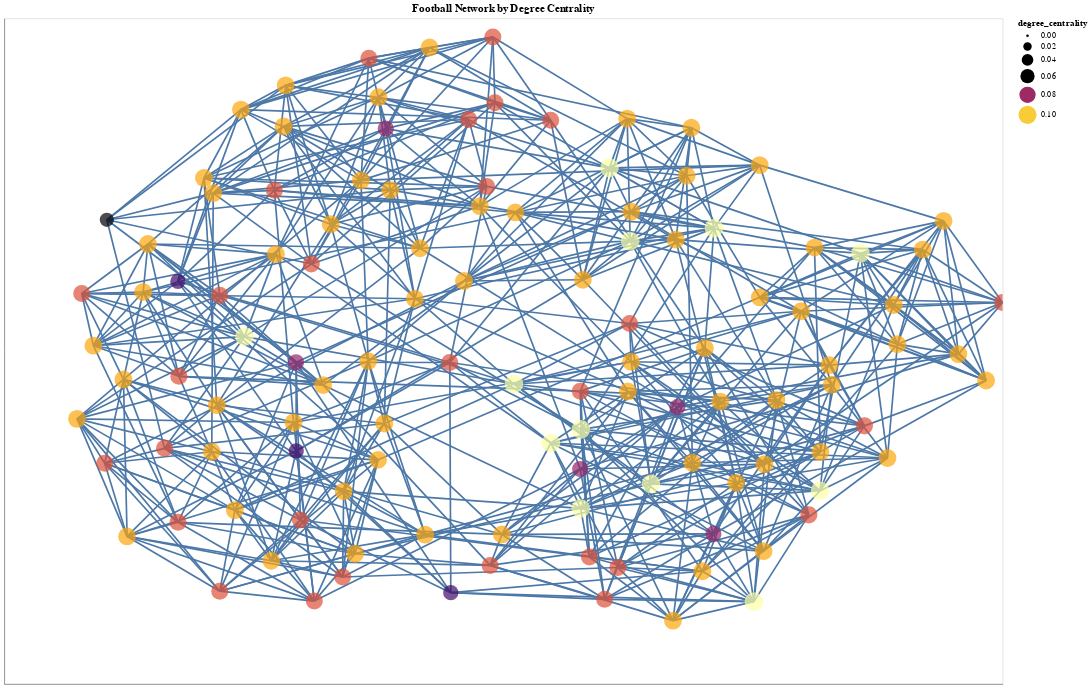

Notebook code for this chart:
### Code cell
# ensure nx_altair / altair are available (install if necessary)
%pip install -q nx_altair altair
import altair as alt
import nx_altair as nxa

# build a degree dictionary (previously 'd' was an int from an earlier loop)
d = dict(G.degree())

for n in G.nodes():
    G.nodes[n]['name'] = n
    G.nodes[n]['degree'] = d[n]
    # use .loc since metric_main_df is indexed by team name
    G.nodes[n]['degree_centrality'] = metric_main_df.loc[n, 'Degree Centrality']
    G.nodes[n]['closeness_centrality'] = metric_main_df.loc[n, 'Closeness Centrality']
    G.nodes[n]['betweenness_centrality'] = metric_main_df.loc[n, 'Betweenness Centrality']
    G.nodes[n]['eigenvector_centrality'] = metric_main_df.loc[n, 'Eigenvector Centrality']
    G.nodes[n]['pagerank'] = metric_main_df.loc[n, 'PageRank']
    G.nodes[n]['hubs'] = metric_main_df.loc[n, 'Hubs']
    G.nodes[n]['authorities'] = metric_main_df.loc[n, 'Authorities']
    
    
pos = nx.kamada_kawai_layout(G)

edges_layer = nxa.draw_networkx_edges(G, pos=pos)  # get the edge layer
nodes_layer = nxa.draw_networkx_nodes(G, pos=pos)  # get the node layer

fig, ax = plt.subplots(figsize=(16, 12))
ax = sns.barplot(
    x='Degree Centrality',
    y='Team',
    data=metric_main_df.sort_values(by='Degree Centrality', ascending=False)['Degree Centrality']
         .reset_index()
         .rename(columns={'index': 'Team'})[:15],
    palette='rocket_r'
)
ax.set(title="Top 15 teams based on Degree Centrality")
plt.show()

nodes_layer = nodes_layer.mark_circle().encode(
        color=alt.Color('degree_centrality:Q', scale=alt.Scale(scheme='inferno')), 
        size=alt.Size('degree_centrality:Q', scale=alt.Scale(range=[10,500])),
        tooltip=[alt.Tooltip('name:N'), alt.Tooltip('degree:Q')]
        ).interactive()
edges_layer = edges_layer.mark_line().encode()

(edges_layer + nodes_layer).properties(width=1200, height=800, title='Football Network by Degree Centrality')

### Figure 1 — Vega-Lite specification as saved in the notebook (floating-point values rounded to 4 significant figures; data arrays with more than 128 entries replaced by an {"elided": "..."} marker saying what was removed)
{"config": {"view": {"continuousWidth": 300, "continuousHeight": 300}}, "layer": [{"data": {"name": "data-2082637678b320152a3a7e46437aa031"}, "mark": {"type": "line"}, "encoding": {"detail": {"field": "edge", "type": "quantitative"}, "x": {"axis": {"grid": false, "labels": false, "ticks": false, "title": ""}, "field": "x", "type": "quantitative"}, "y": {"axis": {"grid": false, "labels": false, "ticks": false, "title": ""}, "field": "y", "type": "quantitative"}}}, {"data": {"name": "data-2080dd2ae9060fe254936e017a30b9e3"}, "mark": {"type": "circle"}, "encoding": {"color": {"field": "degree_centrality", "scale": {"scheme": "inferno"}, "type": "quantitative"}, "size": {"field": "degree_centrality", "scale": {"range": [10, 500]}, "type": "quantitative"}, "tooltip": [{"field": "name", "type": "nominal"}, {"field": "degree", "type": "quantitative"}], "x": {"axis": {"grid": false, "labels": false, "ticks": false}, "field": "x", "type": "quantitative"}, "y": {"axis": {"grid": false, "labels": false, "ticks": false}, "field": "y", "type": "quantitative"}}, "name": "view_77801d84cdf11020_1"}], "height": 800, "params": [{"name": "param_1e9efca18e7a2868", "select": {"type": "interval", "encodings": ["x", "y"]}, "bind": "scales", "views": ["view_77801d84cdf11020_1"]}], "title": "Football Network by Degree Centrality", "width": 1200, "$schema": "https://vega.github.io/schema/vega-lite/v6.1.0.json", "datasets": {"data-2082637678b320152a3a7e46437aa031": {"elided": "1226 records"}, "data-2080dd2ae9060fe254936e017a30b9e3": [{"degree": 12, "name": "BrighamYoung", "degree_centrality": 0.1053, "betweenness_centrality": 0.03249, "authorities": 0.01009, "pagerank": 0.009588, "y": -0.09886, "x": 0.02114, "eigenvector_centrality": 0.1065, "hubs": 0.01009, "closeness_centrality": 0.4238, "value": 7}, {"degree": 12, "name": "FloridaState", "degree_centrality": 0.1053, "betweenness_centrality": 0.01762, "authorities": 0.009132, "pagerank": 0.009641, "y": 0.04338, "x": -0.5185, "eigenvector_centrality": 0.09639, "hubs": 0.009132, "closeness_centrality": 0.413, "value": 0}, {"degree": 12, "name": "Iowa", "degree_centrality": 0.1053, "betweenness_centrality": 0.01312, "authorities": 0.01102, "pagerank": 0.009509, "y": 0.3695, "x": 0.4219, "eigenvector_centrality": 0.1163, "hubs": 0.01102, "closeness_centrality": 0.4071, "value": 2}, {"degree": 12, "name": "KansasState", "degree_centrality": 0.1053, "betweenness_centrality": 0.02307, "authorities": 0.01007, "pagerank": 0.009617, "y": -0.2353, "x": 0.1554, "eigenvector_centrality": 0.1062, "hubs": 0.01007, "closeness_centrality": 0.4207, "value": 3}, {"degree": 11, "name": "NewMexico", "degree_centrality": 0.09649, "betweenness_centrality": 0.01066, "authorities": 0.009589, "pagerank": 0.008887, "y": -0.3398, "x": 0.523, "eigenvector_centrality": 0.1012, "hubs": 0.009589, "closeness_centrality": 0.4028, "value": 7}, {"degree": 12, "name": "TexasTech", "degree_centrality": 0.1053, "betweenness_centrality": 0.01066, "authorities": 0.009692, "pagerank": 0.009677, "y": -0.7527, "x": 0.5019, "eigenvector_centrality": 0.1023, "hubs": 0.009692, "closeness_centrality": 0.3838, "value": 3}, {"degree": 12, "name": "PennState", "degree_centrality": 0.1053, "betweenness_centrality": 0.01968, "authorities": 0.01069, "pagerank": 0.009548, "y": 0.5506, "x": 0.2126, "eigenvector_centrality": 0.1129, "hubs": 0.01069, "closeness_centrality": 0.4254, "value": 2}, {"degree": 12, "name": "SouthernCalifornia", "degree_centrality": 0.1053, "betweenness_centrality": 0.01456, "authorities": 0.01144, "pagerank": 0.009491, "y": 0.2935, "x": 0.7154, "eigenvector_centrality": 0.1207, "hubs": 0.01144, "closeness_centrality": 0.4014, "value": 8}, {"degree": 11, "name": "ArizonaState", "degree_centrality": 0.09649, "betweenness_centrality": 0.005009, "authorities": 0.01022, "pagerank": 0.008844, "y": -0.08838, "x": 0.967, "eigenvector_centrality": 0.1078, "hubs": 0.01022, "closeness_centrality": 0.3608, "value": 8}, {"degree": 11, "name": "SanDiegoState", "degree_centrality": 0.09649, "betweenness_centrality": 0.01183, "authorities": 0.0101, "pagerank": 0.008836, "y": 0.1197, "x": 0.5964, "eigenvector_centrality": 0.1065, "hubs": 0.0101, "closeness_centrality": 0.3972, "value": 7}, {"degree": 10, "name": "Baylor", "degree_centrality": 0.08772, "betweenness_centrality": 0.006908, "authorities": 0.008553, "pagerank": 0.008212, "y": -0.4921, "x": 0.612, "eigenvector_centrality": 0.09026, "hubs": 0.008553, "closeness_centrality": 0.3813, "value": 3}, {"degree": 10, "name": "NorthTexas", "degree_centrality": 0.08772, "betweenness_centrality": 0.0114, "authorities": 0.007569, "pagerank": 0.008345, "y": -0.7459, "x": 0.2028, "eigenvector_centrality": 0.07987, "hubs": 0.007569, "closeness_centrality": 0.4028, "value": 10}, {"degree": 10, "name": "NorthernIllinois", "degree_centrality": 0.08772, "betweenness_centrality": 0.01014, "authorities": 0.006738, "pagerank": 0.008382, "y": 0.4831, "x": -0.4587, "eigenvector_centrality": 0.07111, "hubs": 0.006738, "closeness_centrality": 0.3904, "value": 6}, {"degree": 11, "name": "Northwestern", "degree_centrality": 0.09649, "betweenness_centrality": 0.01729, "authorities": 0.01004, "pagerank": 0.008828, "y": 0.4166, "x": 0.0239, "eigenvector_centrality": 0.106, "hubs": 0.01004, "closeness_centrality": 0.4207, "value": 2}, {"degree": 10, "name": "WesternMichigan", "degree_centrality": 0.08772, "betweenness_centrality": 0.007074, "authorities": 0.007261, "pagerank": 0.008323, "y": 0.746, "x": -0.01687, "eigenvector_centrality": 0.07663, "hubs": 0.007261, "closeness_centrality": 0.3851, "value": 6}, {"degree": 12, "name": "Wisconsin", "degree_centrality": 0.1053, "betweenness_centrality": 0.0209, "authorities": 0.01102, "pagerank": 0.00951, "y": 0.3303, "x": 0.254, "eigenvector_centrality": 0.1163, "hubs": 0.01102, "closeness_centrality": 0.4238, "value": 2}, {"degree": 11, "name": "Wyoming", "degree_centrality": 0.09649, "betweenness_centrality": 0.02221, "authorities": 0.009836, "pagerank": 0.008848, "y": -0.03191, "x": 0.2559, "eigenvector_centrality": 0.1038, "hubs": 0.009836, "closeness_centrality": 0.4238, "value": 7}, {"degree": 11, "name": "Auburn", "degree_centrality": 0.09649, "betweenness_centrality": 0.0166, "authorities": 0.00775, "pagerank": 0.009018, "y": -0.2146, "x": -0.4202, "eigenvector_centrality": 0.08179, "hubs": 0.00775, "closeness_centrality": 0.4116, "value": 9}, {"degree": 11, "name": "Akron", "degree_centrality": 0.09649, "betweenness_centrality": 0.008493, "authorities": 0.007118, "pagerank": 0.009132, "y": 0.7257, "x": -0.5257, "eigenvector_centrality": 0.07512, "hubs": 0.007118, "closeness_centrality": 0.38, "value": 6}, {"degree": 11, "name": "VirginiaTech", "degree_centrality": 0.09649, "betweenness_centrality": 0.009759, "authorities": 0.00791, "pagerank": 0.009006, "y": 0.5202, "x": -0.5997, "eigenvector_centrality": 0.08348, "hubs": 0.00791, "closeness_centrality": 0.3904, "value": 1}, {"degree": 11, "name": "Alabama", "degree_centrality": 0.09649, "betweenness_centrality": 0.02305, "authorities": 0.007695, "pagerank": 0.00903, "y": -0.3266, "x": -0.251, "eigenvector_centrality": 0.08122, "hubs": 0.007695, "closeness_centrality": 0.4028, "value": 9}, {"degree": 11, "name": "UCLA", "degree_centrality": 0.09649, "betweenness_centrality": 0.02213, "authorities": 0.01042, "pagerank": 0.008813, "y": 0.1615, "x": 0.5137, "eigenvector_centrality": 0.11, "hubs": 0.01042, "closeness_centrality": 0.3972, "value": 8}, {"degree": 11, "name": "Arizona", "degree_centrality": 0.09649, "betweenness_centrality": 0.006733, "authorities": 0.01046, "pagerank": 0.008813, "y": 0.3912, "x": 0.8819, "eigenvector_centrality": 0.1103, "hubs": 0.01046, "closeness_centrality": 0.3677, "value": 8}, {"degree": 11, "name": "Utah", "degree_centrality": 0.09649, "betweenness_centrality": 0.007589, "authorities": 0.009901, "pagerank": 0.008861, "y": -0.04197, "x": 0.6531, "eigenvector_centrality": 0.1045, "hubs": 0.009901, "closeness_centrality": 0.3851, "value": 7}, {"degree": 10, "name": "ArkansasState", "degree_centrality": 0.08772, "betweenness_centrality": 0.0207, "authorities": 0.007611, "pagerank": 0.008311, "y": -0.6439, "x": -0.02655, "eigenvector_centrality": 0.08032, "hubs": 0.007611, "closeness_centrality": 0.4238, "value": 10}, {"degree": 11, "name": "NorthCarolinaState", "degree_centrality": 0.09649, "betweenness_centrality": 0.01778, "authorities": 0.008848, "pagerank": 0.008909, "y": -0.102, "x": -0.361, "eigenvector_centrality": 0.09338, "hubs": 0.008848, "closeness_centrality": 0.413, "value": 0}, {"degree": 10, "name": "BallState", "degree_centrality": 0.08772, "betweenness_centrality": 0.017, "authorities": 0.006719, "pagerank": 0.008392, "y": 0.2619, "x": -0.3847, "eigenvector_centrality": 0.07092, "hubs": 0.006719, "closeness_centrality": 0.3986, "value": 6}, {"degree": 11, "name": "Florida", "degree_centrality": 0.09649, "betweenness_centrality": 0.01066, "authorities": 0.007534, "pagerank": 0.009035, "y": -0.2036, "x": -0.854, "eigenvector_centrality": 0.07951, "hubs": 0.007534, "closeness_centrality": 0.3826, "value": 9}, {"degree": 9, "name": "BoiseState", "degree_centrality": 0.07895, "betweenness_centrality": 0.01817, "authorities": 0.006644, "pagerank": 0.007636, "y": -0.3542, "x": 0.1538, "eigenvector_centrality": 0.07011, "hubs": 0.006644, "closeness_centrality": 0.4086, "value": 11}, {"degree": 11, "name": "BostonCollege", "degree_centrality": 0.09649, "betweenness_centrality": 0.009029, "authorities": 0.008126, "pagerank": 0.008999, "y": 0.4843, "x": -0.2266, "eigenvector_centrality": 0.08576, "hubs": 0.008126, "closeness_centrality": 0.4, "value": 1}, {"degree": 11, "name": "WestVirginia", "degree_centrality": 0.09649, "betweenness_centrality": 0.01509, "authorities": 0.008295, "pagerank": 0.00896, "y": 0.3089, "x": -0.167, "eigenvector_centrality": 0.08755, "hubs": 0.008295, "closeness_centrality": 0.4101, "value": 1}, {"degree": 11, "name": "BowlingGreenState", "degree_centrality": 0.09649, "betweenness_centrality": 0.008418, "authorities": 0.007822, "pagerank": 0.009018, "y": 0.9123, "x": -0.1479, "eigenvector_centrality": 0.08255, "hubs": 0.007822, "closeness_centrality": 0.3787, "value": 6}, {"degree": 11, "name": "Michigan", "degree_centrality": 0.09649, "betweenness_centrality": 0.01488, "authorities": 0.01035, "pagerank": 0.0088, "y": 0.5269, "x": 0.3671, "eigenvector_centrality": 0.1092, "hubs": 0.01035, "closeness_centrality": 0.4101, "value": 2}, {"degree": 10, "name": "Virginia", "degree_centrality": 0.08772, "betweenness_centrality": 0.007354, "authorities": 0.007899, "pagerank": 0.008215, "y": 0.1677, "x": -0.568, "eigenvector_centrality": 0.08337, "hubs": 0.007899, "closeness_centrality": 0.3878, "value": 0}, {"degree": 11, "name": "Buffalo", "degree_centrality": 0.09649, "betweenness_centrality": 0.008026, "authorities": 0.007278, "pagerank": 0.009101, "y": 0.7986, "x": -0.4361, "eigenvector_centrality": 0.07682, "hubs": 0.007278, "closeness_centrality": 0.3762, "value": 6}, {"degree": 11, "name": "Syracuse", "degree_centrality": 0.09649, "betweenness_centrality": 0.01548, "authorities": 0.008382, "pagerank": 0.00894, "y": 0.3813, "x": -0.3458, "eigenvector_centrality": 0.08846, "hubs": 0.008382, "closeness_centrality": 0.3972, "value": 1}, {"degree": 8, "name": "CentralFlorida", "degree_centrality": 0.07018, "betweenness_centrality": 0.01321, "authorities": 0.00532, "pagerank": 0.006976, "y": 0.2096, "x": -0.652, "eigenvector_centrality": 0.05614, "hubs": 0.00532, "closeness_centrality": 0.4014, "value": 5}, {"degree": 11, "name": "GeorgiaTech", "degree_centrality": 0.09649, "betweenness_centrality": 0.009131, "authorities": 0.008152, "pagerank": 0.008981, "y": 0.01623, "x": -0.8212, "eigenvector_centrality": 0.08603, "hubs": 0.008152, "closeness_centrality": 0.3945, "value": 0}, {"degree": 11, "name": "CentralMichigan", "degree_centrality": 0.09649, "betweenness_centrality": 0.02519, "authorities": 0.007627, "pagerank": 0.009069, "y": 0.4356, "x": -0.04704, "eigenvector_centrality": 0.08049, "hubs": 0.007627, "closeness_centrality": 0.4043, "value": 6}, {"degree": 11, "name": "Purdue", "degree_centrality": 0.09649, "betweenness_centrality": 0.0107, "authorities": 0.009891, "pagerank": 0.008838, "y": 0.6986, "x": 0.248, "eigenvector_centrality": 0.1044, "hubs": 0.009891, "closeness_centrality": 0.4071, "value": 2}, {"degree": 11, "name": "Colorado", "degree_centrality": 0.09649, "betweenness_centrality": 0.01398, "authorities": 0.009758, "pagerank": 0.00887, "y": -0.3028, "x": 0.6351, "eigenvector_centrality": 0.103, "hubs": 0.009758, "closeness_centrality": 0.3986, "value": 3}, {"degree": 10, "name": "ColoradoState", "degree_centrality": 0.08772, "betweenness_centrality": 0.006439, "authorities": 0.009395, "pagerank": 0.008127, "y": -0.2247, "x": 0.7234, "eigenvector_centrality": 0.09914, "hubs": 0.009395, "closeness_centrality": 0.3958, "value": 7}, {"degree": 7, "name": "Connecticut", "degree_centrality": 0.0614, "betweenness_centrality": 0.00779, "authorities": 0.004577, "pagerank": 0.006269, "y": 0.3946, "x": -0.7943, "eigenvector_centrality": 0.04831, "hubs": 0.004577, "closeness_centrality": 0.3701, "value": 5}, {"degree": 11, "name": "EasternMichigan", "degree_centrality": 0.09649, "betweenness_centrality": 0.0136, "authorities": 0.007065, "pagerank": 0.009144, "y": 0.4748, "x": -0.5812, "eigenvector_centrality": 0.07457, "hubs": 0.007065, "closeness_centrality": 0.3958, "value": 6}, {"degree": 11, "name": "EastCarolina", "degree_centrality": 0.09649, "betweenness_centrality": 0.01437, "authorities": 0.008148, "pagerank": 0.008973, "y": -0.1626, "x": -0.5741, "eigenvector_centrality": 0.08599, "hubs": 0.008148, "closeness_centrality": 0.4, "value": 4}, {"degree": 11, "name": "Duke", "degree_centrality": 0.09649, "betweenness_centrality": 0.01144, "authorities": 0.008579, "pagerank": 0.008918, "y": 0.1776, "x": -0.7216, "eigenvector_centrality": 0.09054, "hubs": 0.008579, "closeness_centrality": 0.3972, "value": 0}, {"degree": 11, "name": "FresnoState", "degree_centrality": 0.09649, "betweenness_centrality": 0.01035, "authorities": 0.01133, "pagerank": 0.00874, "y": -0.101, "x": 0.6578, "eigenvector_centrality": 0.1196, "hubs": 0.01133, "closeness_centrality": 0.3931, "value": 11}, {"degree": 11, "name": "OhioState", "degree_centrality": 0.09649, "betweenness_centrality": 0.0151, "authorities": 0.01043, "pagerank": 0.008795, "y": 0.5587, "x": 0.5134, "eigenvector_centrality": 0.1101, "hubs": 0.01043, "closeness_centrality": 0.4057, "value": 2}, {"degree": 11, "name": "Houston", "degree_centrality": 0.09649, "betweenness_centrality": 0.01779, "authorities": 0.008766, "pagerank": 0.008932, "y": -0.5513, "x": -0.1567, "eigenvector_centrality": 0.09251, "hubs": 0.008766, "closeness_centrality": 0.4101, "value": 4}, {"degree": 11, "name": "Rice", "degree_centrality": 0.09649, "betweenness_centrality": 0.009785, "authorities": 0.01111, "pagerank": 0.008755, "y": -0.3354, "x": 0.3787, "eigenvector_centrality": 0.1172, "hubs": 0.01111, "closeness_centrality": 0.4043, "value": 11}, {"degree": 9, "name": "Idaho", "degree_centrality": 0.07895, "betweenness_centrality": 0.01437, "authorities": 0.007045, "pagerank": 0.0076, "y": -0.1684, "x": 0.3486, "eigenvector_centrality": 0.07434, "hubs": 0.007045, "closeness_centrality": 0.3986, "value": 10}, {"degree": 11, "name": "Washington", "degree_centrality": 0.09649, "betweenness_centrality": 0.0149, "authorities": 0.00988, "pagerank": 0.008873, "y": 0.3111, "x": 0.6232, "eigenvector_centrality": 0.1042, "hubs": 0.00988, "closeness_centrality": 0.3945, "value": 8}, {"degree": 10, "name": "Kansas", "degree_centrality": 0.08772, "betweenness_centrality": 0.009851, "authorities": 0.0088, "pagerank": 0.008184, "y": -0.6186, "x": 0.1724, "eigenvector_centrality": 0.09286, "hubs": 0.0088, "closeness_centrality": 0.3972, "value": 3}, {"degree": 12, "name": "SouthernMethodist", "degree_centrality": 0.1053, "betweenness_centrality": 0.01656, "authorities": 0.01162, "pagerank": 0.009472, "y": -0.4728, "x": 0.1548, "eigenvector_centrality": 0.1226, "hubs": 0.01162, "closeness_centrality": 0.4116, "value": 11}, {"degree": 10, "name": "Kent", "degree_centrality": 0.08772, "betweenness_centrality": 0.003906, "authorities": 0.007204, "pagerank": 0.008302, "y": 0.9438, "x": -0.02101, "eigenvector_centrality": 0.07603, "hubs": 0.007204, "closeness_centrality": 0.3738, "value": 6}, {"degree": 11, "name": "Pittsburgh", "degree_centrality": 0.09649, "betweenness_centrality": 0.01173, "authorities": 0.008411, "pagerank": 0.008941, "y": 0.7629, "x": -0.2502, "eigenvector_centrality": 0.08877, "hubs": 0.008411, "closeness_centrality": 0.3931, "value": 1}, {"degree": 10, "name": "Kentucky", "degree_centrality": 0.08772, "betweenness_centrality": 0.00954, "authorities": 0.007159, "pagerank": 0.008289, "y": -0.3369, "x": -0.7985, "eigenvector_centrality": 0.07555, "hubs": 0.007159, "closeness_centrality": 0.3813, "value": 9}, {"degree": 10, "name": "Louisville", "degree_centrality": 0.08772, "betweenness_centrality": 0.01038, "authorities": 0.007164, "pagerank": 0.008331, "y": -0.2922, "x": -0.6788, "eigenvector_centrality": 0.07561, "hubs": 0.007164, "closeness_centrality": 0.3972, "value": 4}, {"degree": 10, "name": "LouisianaTech", "degree_centrality": 0.08772, "betweenness_centrality": 0.02882, "authorities": 0.0075, "pagerank": 0.008371, "y": -0.03414, "x": -0.1073, "eigenvector_centrality": 0.07915, "hubs": 0.0075, "closeness_centrality": 0.4368, "value": 11}, {"degree": 8, "name": "LouisianaMonroe", "degree_centrality": 0.07018, "betweenness_centrality": 0.01087, "authorities": 0.005171, "pagerank": 0.007029, "y": -0.3, "x": -0.4149, "eigenvector_centrality": 0.05457, "hubs": 0.005171, "closeness_centrality": 0.3972, "value": 10}, {"degree": 11, "name": "Minnesota", "degree_centrality": 0.09649, "betweenness_centrality": 0.0152, "authorities": 0.00966, "pagerank": 0.008888, "y": 0.2143, "x": 0.1593, "eigenvector_centrality": 0.1019, "hubs": 0.00966, "closeness_centrality": 0.4116, "value": 2}, {"degree": 11, "name": "MiamiOhio", "degree_centrality": 0.09649, "betweenness_centrality": 0.02076, "authorities": 0.007829, "pagerank": 0.009014, "y": 0.5131, "x": -0.2853, "eigenvector_centrality": 0.08263, "hubs": 0.007829, "closeness_centrality": 0.4043, "value": 6}, {"degree": 11, "name": "Vanderbilt", "degree_centrality": 0.09649, "betweenness_centrality": 0.0142, "authorities": 0.007819, "pagerank": 0.008985, "y": -0.085, "x": -0.761, "eigenvector_centrality": 0.08253, "hubs": 0.007819, "closeness_centrality": 0.3918, "value": 9}, {"degree": 9, "name": "MiddleTennesseeState", "degree_centrality": 0.07895, "betweenness_centrality": 0.01829, "authorities": 0.005876, "pagerank": 0.007749, "y": -0.03352, "x": -0.4153, "eigenvector_centrality": 0.06202, "hubs": 0.005876, "closeness_centrality": 0.4191, "value": 10}, {"degree": 11, "name": "Illinois", "degree_centrality": 0.09649, "betweenness_centrality": 0.02037, "authorities": 0.01009, "pagerank": 0.008842, "y": 0.4192, "x": 0.2564, "eigenvector_centrality": 0.1065, "hubs": 0.01009, "closeness_centrality": 0.4176, "value": 2}, {"degree": 11, "name": "MississippiState", "degree_centrality": 0.09649, "betweenness_centrality": 0.0101, "authorities": 0.007714, "pagerank": 0.009021, "y": -0.4778, "x": -0.5379, "eigenvector_centrality": 0.08142, "hubs": 0.007714, "closeness_centrality": 0.3958, "value": 9}, {"degree": 11, "name": "Memphis", "degree_centrality": 0.09649, "betweenness_centrality": 0.0107, "authorities": 0.007809, "pagerank": 0.009034, "y": -0.6299, "x": -0.4649, "eigenvector_centrality": 0.08241, "hubs": 0.007809, "closeness_centrality": 0.4014, "value": 4}, {"degree": 12, "name": "Nevada", "degree_centrality": 0.1053, "betweenness_centrality": 0.01181, "authorities": 0.0121, "pagerank": 0.009438, "y": -0.4194, "x": 0.6344, "eigenvector_centrality": 0.1277, "hubs": 0.0121, "closeness_centrality": 0.4014, "value": 11}, {"degree": 11, "name": "Oregon", "degree_centrality": 0.09649, "betweenness_centrality": 0.01076, "authorities": 0.01044, "pagerank": 0.008824, "y": 0.1386, "x": 0.7821, "eigenvector_centrality": 0.1102, "hubs": 0.01044, "closeness_centrality": 0.3918, "value": 8}, {"degree": 11, "name": "NewMexicoState", "degree_centrality": 0.09649, "betweenness_centrality": 0.02414, "authorities": 0.00846, "pagerank": 0.009007, "y": -0.5509, "x": -0.002929, "eigenvector_centrality": 0.08927, "hubs": 0.00846, "closeness_centrality": 0.4222, "value": 10}, {"degree": 11, "name": "SouthCarolina", "degree_centrality": 0.09649, "betweenness_centrality": 0.01519, "authorities": 0.007632, "pagerank": 0.009016, "y": -0.3024, "x": -0.5841, "eigenvector_centrality": 0.08055, "hubs": 0.007632, "closeness_centrality": 0.4043, "value": 9}, {"degree": 10, "name": "Ohio", "degree_centrality": 0.08772, "betweenness_centrality": 0.01257, "authorities": 0.007283, "pagerank": 0.008301, "y": 0.6936, "x": 0.09483, "eigenvector_centrality": 0.07686, "hubs": 0.007283, "closeness_centrality": 0.3918, "value": 6}, {"degree": 11, "name": "IowaState", "degree_centrality": 0.09649, "betweenness_centrality": 0.0163, "authorities": 0.009571, "pagerank": 0.008882, "y": 0.008722, "x": 0.4037, "eigenvector_centrality": 0.101, "hubs": 0.009571, "closeness_centrality": 0.4101, "value": 3}, {"degree": 11, "name": "SanJoseState", "degree_centrality": 0.09649, "betweenness_centrality": 0.008117, "authorities": 0.01136, "pagerank": 0.008737, "y": -0.3213, "x": 0.7695, "eigenvector_centrality": 0.1199, "hubs": 0.01136, "closeness_centrality": 0.3851, "value": 11}, {"degree": 11, "name": "Nebraska", "degree_centrality": 0.09649, "betweenness_centrality": 0.01017, "authorities": 0.00989, "pagerank": 0.008853, "y": -0.1472, "x": 0.5472, "eigenvector_centrality": 0.1044, "hubs": 0.00989, "closeness_centrality": 0.4, "value": 3}, {"degree": 10, "name": "SouthernMississippi", "degree_centrality": 0.08772, "betweenness_centrality": 0.01168, "authorities": 0.007361, "pagerank": 0.008287, "y": -0.6788, "x": -0.322, "eigenvector_centrality": 0.07768, "hubs": 0.007361, "closeness_centrality": 0.3972, "value": 4}, {"degree": 11, "name": "Tennessee", "degree_centrality": 0.09649, "betweenness_centrality": 0.005947, "authorities": 0.007323, "pagerank": 0.009069, "y": -0.5569, "x": -0.7537, "eigenvector_centrality": 0.07729, "hubs": 0.007323, "closeness_centrality": 0.3787, "value": 9}, {"degree": 11, "name": "Stanford", "degree_centrality": 0.09649, "betweenness_centrality": 0.0119, "authorities": 0.01043, "pagerank": 0.008816, "y": 0.02079, "x": 0.7893, "eigenvector_centrality": 0.1101, "hubs": 0.01043, "closeness_centrality": 0.3918, "value": 8}, {"degree": 11, "name": "WashingtonState", "degree_centrality": 0.09649, "betweenness_centrality": 0.005523, "authorities": 0.009885, "pagerank": 0.008883, "y": -0.008956, "x": 0.9115, "eigenvector_centrality": 0.1043, "hubs": 0.009885, "closeness_centrality": 0.3666, "value": 8}, {"degree": 11, "name": "Temple", "degree_centrality": 0.09649, "betweenness_centrality": 0.008171, "authorities": 0.008185, "pagerank": 0.008959, "y": 0.6751, "x": -0.4402, "eigenvector_centrality": 0.08639, "hubs": 0.008185, "closeness_centrality": 0.3918, "value": 1}, {"degree": 11, "name": "Navy", "degree_centrality": 0.09649, "betweenness_centrality": 0.02916, "authorities": 0.008567, "pagerank": 0.008949, "y": 0.1574, "x": -0.1773, "eigenvector_centrality": 0.09041, "hubs": 0.008567, "closeness_centrality": 0.4351, "value": 5}, {"degree": 11, "name": "TexasA&M", "degree_centrality": 0.09649, "betweenness_centrality": 0.01151, "authorities": 0.009791, "pagerank": 0.008861, "y": -0.3958, "x": 0.4664, "eigenvector_centrality": 0.1033, "hubs": 0.009791, "closeness_centrality": 0.4057, "value": 3}, {"degree": 11, "name": "NotreDame", "degree_centrality": 0.09649, "betweenness_centrality": 0.03353, "authorities": 0.009563, "pagerank": 0.008864, "y": 0.3351, "x": 0.3453, "eigenvector_centrality": 0.1009, "hubs": 0.009563, "closeness_centrality": 0.4222, "value": 5}, {"degree": 11, "name": "TexasElPaso", "degree_centrality": 0.09649, "betweenness_centrality": 0.006637, "authorities": 0.01104, "pagerank": 0.008764, "y": -0.601, "x": 0.5212, "eigenvector_centrality": 0.1165, "hubs": 0.01104, "closeness_centrality": 0.3945, "value": 11}, {"degree": 11, "name": "Oklahoma", "degree_centrality": 0.09649, "betweenness_centrality": 0.007433, "authorities": 0.00968, "pagerank": 0.008881, "y": -0.8099, "x": 0.3398, "eigenvector_centrality": 0.1021, "hubs": 0.00968, "closeness_centrality": 0.3851, "value": 3}, {"degree": 9, "name": "Toledo", "degree_centrality": 0.07895, "betweenness_centrality": 0.008034, "authorities": 0.00646, "pagerank": 0.007617, "y": 0.6686, "x": -0.2356, "eigenvector_centrality": 0.06817, "hubs": 0.00646, "closeness_centrality": 0.3931, "value": 6}, {"degree": 11, "name": "Tulane", "degree_centrality": 0.09649, "betweenness_centrality": 0.01238, "authorities": 0.00833, "pagerank": 0.008983, "y": -0.4213, "x": -0.3199, "eigenvector_centrality": 0.08791, "hubs": 0.00833, "closeness_centrality": 0.4101, "value": 4}, {"degree": 11, "name": "Mississippi", "degree_centrality": 0.09649, "betweenness_centrality": 0.0142, "authorities": 0.007942, "pagerank": 0.008995, "y": -0.6088, "x": -0.297, "eigenvector_centrality": 0.08382, "hubs": 0.007942, "closeness_centrality": 0.4086, "value": 9}, {"degree": 12, "name": "Tulsa", "degree_centrality": 0.1053, "betweenness_centrality": 0.02008, "authorities": 0.01149, "pagerank": 0.009495, "y": -0.2761, "x": 0.09517, "eigenvector_centrality": 0.1213, "hubs": 0.01149, "closeness_centrality": 0.4302, "value": 11}, {"degree": 11, "name": "NorthCarolina", "degree_centrality": 0.09649, "betweenness_centrality": 0.01716, "authorities": 0.008667, "pagerank": 0.008919, "y": 0.2914, "x": -0.4557, "eigenvector_centrality": 0.09147, "hubs": 0.008667, "closeness_centrality": 0.4043, "value": 0}, {"degree": 9, "name": "UtahState", "degree_centrality": 0.07895, "betweenness_centrality": 0.00862, "authorities": 0.007164, "pagerank": 0.007587, "y": -0.5493, "x": 0.4207, "eigenvector_centrality": 0.0756, "hubs": 0.007164, "closeness_centrality": 0.3918, "value": 5}, {"degree": 11, "name": "Army", "degree_centrality": 0.09649, "betweenness_centrality": 0.01654, "authorities": 0.008323, "pagerank": 0.008968, "y": -0.2174, "x": -0.2385, "eigenvector_centrality": 0.08784, "hubs": 0.008323, "closeness_centrality": 0.4161, "value": 4}, {"degree": 11, "name": "Cincinnati", "degree_centrality": 0.09649, "betweenness_centrality": 0.02384, "authorities": 0.00852, "pagerank": 0.008947, "y": -0.02995, "x": -0.2707, "eigenvector_centrality": 0.08992, "hubs": 0.00852, "closeness_centrality": 0.4238, "value": 4}, {"degree": 10, "name": "AirForce", "degree_centrality": 0.08772, "betweenness_centrality": 0.01395, "authorities": 0.008918, "pagerank": 0.008157, "y": 0.08285, "x": 0.253, "eigenvector_centrality": 0.0941, "hubs": 0.008918, "closeness_centrality": 0.4086, "value": 7}, {"degree": 10, "name": "Rutgers", "degree_centrality": 0.08772, "betweenness_centrality": 0.005317, "authorities": 0.007649, "pagerank": 0.008243, "y": 0.6961, "x": -0.06926, "eigenvector_centrality": 0.08073, "hubs": 0.007649, "closeness_centrality": 0.3918, "value": 1}, {"degree": 10, "name": "Georgia", "degree_centrality": 0.08772, "betweenness_centrality": 0.006927, "authorities": 0.007091, "pagerank": 0.008293, "y": -0.5144, "x": -0.6517, "eigenvector_centrality": 0.07484, "hubs": 0.007091, "closeness_centrality": 0.3851, "value": 9}, {"degree": 10, "name": "LouisianaState", "degree_centrality": 0.08772, "betweenness_centrality": 0.00694, "authorities": 0.007001, "pagerank": 0.008308, "y": -0.7214, "x": -0.5681, "eigenvector_centrality": 0.07389, "hubs": 0.007001, "closeness_centrality": 0.3762, "value": 9}, {"degree": 8, "name": "LouisianaLafayette", "degree_centrality": 0.07018, "betweenness_centrality": 0.01039, "authorities": 0.005582, "pagerank": 0.006986, "y": -0.7258, "x": -0.1053, "eigenvector_centrality": 0.0589, "hubs": 0.005582, "closeness_centrality": 0.3958, "value": 10}, {"degree": 11, "name": "Texas", "degree_centrality": 0.09649, "betweenness_centrality": 0.01414, "authorities": 0.009117, "pagerank": 0.008947, "y": -0.6615, "x": 0.3987, "eigenvector_centrality": 0.09621, "hubs": 0.009117, "closeness_centrality": 0.3878, "value": 3}, {"degree": 10, "name": "Marshall", "degree_centrality": 0.08772, "betweenness_centrality": 0.009063, "authorities": 0.007144, "pagerank": 0.008317, "y": 0.8802, "x": -0.2694, "eigenvector_centrality": 0.0754, "hubs": 0.007144, "closeness_centrality": 0.3762, "value": 6}, {"degree": 11, "name": "MichiganState", "degree_centrality": 0.09649, "betweenness_centrality": 0.01178, "authorities": 0.01009, "pagerank": 0.008825, "y": 0.6712, "x": 0.3766, "eigenvector_centrality": 0.1065, "hubs": 0.01009, "closeness_centrality": 0.4028, "value": 2}, {"degree": 10, "name": "MiamiFlorida", "degree_centrality": 0.08772, "betweenness_centrality": 0.01829, "authorities": 0.007743, "pagerank": 0.008243, "y": 0.4949, "x": -0.03338, "eigenvector_centrality": 0.08172, "hubs": 0.007743, "closeness_centrality": 0.4043, "value": 1}, {"degree": 10, "name": "Missouri", "degree_centrality": 0.08772, "betweenness_centrality": 0.01593, "authorities": 0.008559, "pagerank": 0.008204, "y": -0.1203, "x": 0.1543, "eigenvector_centrality": 0.09032, "hubs": 0.008559, "closeness_centrality": 0.4014, "value": 3}, {"degree": 10, "name": "Clemson", "degree_centrality": 0.08772, "betweenness_centrality": 0.01354, "authorities": 0.007745, "pagerank": 0.008232, "y": -0.07573, "x": -0.65, "eigenvector_centrality": 0.08175, "hubs": 0.007745, "closeness_centrality": 0.3904, "value": 0}, {"degree": 12, "name": "NevadaLasVegas", "degree_centrality": 0.1053, "betweenness_centrality": 0.01882, "authorities": 0.01078, "pagerank": 0.009541, "y": -0.3988, "x": 0.2957, "eigenvector_centrality": 0.1137, "hubs": 0.01078, "closeness_centrality": 0.4222, "value": 7}, {"degree": 10, "name": "WakeForest", "degree_centrality": 0.08772, "betweenness_centrality": 0.004372, "authorities": 0.007762, "pagerank": 0.008225, "y": 0.173, "x": -0.8446, "eigenvector_centrality": 0.08192, "hubs": 0.007762, "closeness_centrality": 0.3864, "value": 0}, {"degree": 11, "name": "Indiana", "degree_centrality": 0.09649, "betweenness_centrality": 0.0205, "authorities": 0.009952, "pagerank": 0.008827, "y": 0.2106, "x": -0.07873, "eigenvector_centrality": 0.105, "hubs": 0.009952, "closeness_centrality": 0.427, "value": 2}, {"degree": 10, "name": "OklahomaState", "degree_centrality": 0.08772, "betweenness_centrality": 0.01036, "authorities": 0.00868, "pagerank": 0.008196, "y": -0.6503, "x": 0.2293, "eigenvector_centrality": 0.0916, "hubs": 0.00868, "closeness_centrality": 0.3986, "value": 3}, {"degree": 10, "name": "OregonState", "degree_centrality": 0.08772, "betweenness_centrality": 0.003002, "authorities": 0.009571, "pagerank": 0.008123, "y": 0.1462, "x": 1.0, "eigenvector_centrality": 0.101, "hubs": 0.009571, "closeness_centrality": 0.354, "value": 8}, {"degree": 11, "name": "Maryland", "degree_centrality": 0.09649, "betweenness_centrality": 0.008957, "authorities": 0.008269, "pagerank": 0.008962, "y": 0.3218, "x": -0.712, "eigenvector_centrality": 0.08727, "hubs": 0.008269, "closeness_centrality": 0.3918, "value": 0}, {"degree": 11, "name": "TexasChristian", "degree_centrality": 0.09649, "betweenness_centrality": 0.01437, "authorities": 0.01089, "pagerank": 0.008777, "y": -0.1215, "x": 0.2495, "eigenvector_centrality": 0.1149, "hubs": 0.01089, "closeness_centrality": 0.413, "value": 4}, {"degree": 11, "name": "California", "degree_centrality": 0.09649, "betweenness_centrality": 0.007516, "authorities": 0.01054, "pagerank": 0.008809, "y": 0.3052, "x": 0.84, "eigenvector_centrality": 0.1112, "hubs": 0.01054, "closeness_centrality": 0.3826, "value": 8}, {"degree": 10, "name": "AlabamaBirmingham", "degree_centrality": 0.08772, "betweenness_centrality": 0.01158, "authorities": 0.006918, "pagerank": 0.008369, "y": -0.5075, "x": -0.4066, "eigenvector_centrality": 0.07301, "hubs": 0.006918, "closeness_centrality": 0.3958, "value": 4}, {"degree": 10, "name": "Arkansas", "degree_centrality": 0.08772, "betweenness_centrality": 0.006498, "authorities": 0.006675, "pagerank": 0.008369, "y": -0.7512, "x": -0.3788, "eigenvector_centrality": 0.07045, "hubs": 0.006675, "closeness_centrality": 0.3775, "value": 9}, {"degree": 11, "name": "Hawaii", "degree_centrality": 0.09649, "betweenness_centrality": 0.01025, "authorities": 0.01115, "pagerank": 0.008759, "y": -0.1516, "x": 0.4346, "eigenvector_centrality": 0.1177, "hubs": 0.01115, "closeness_centrality": 0.413, "value": 11}]}}
